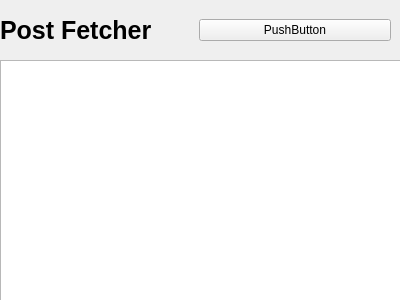
<?xml version="1.0" encoding="UTF-8"?>
<ui version="4.0">
 <class>Widget</class>
 <widget class="QWidget" name="Widget">
  <property name="geometry">
   <rect>
    <x>0</x>
    <y>0</y>
    <width>400</width>
    <height>300</height>
   </rect>
  </property>
  <property name="windowTitle">
   <string>Form</string>
  </property>
  <widget class="QListWidget" name="listWidget">
   <property name="geometry">
    <rect>
     <x>0</x>
     <y>60</y>
     <width>401</width>
     <height>241</height>
    </rect>
   </property>
  </widget>
  <widget class="QWidget" name="">
   <property name="geometry">
    <rect>
     <x>0</x>
     <y>0</y>
     <width>391</width>
     <height>61</height>
    </rect>
   </property>
   <layout class="QHBoxLayout" name="horizontalLayout">
    <item>
     <widget class="QLabel" name="label">
      <property name="font">
       <font>
        <pointsize>19</pointsize>
        <bold>true</bold>
       </font>
      </property>
      <property name="text">
       <string>Post Fetcher</string>
      </property>
     </widget>
    </item>
    <item>
     <widget class="QPushButton" name="pushButton">
      <property name="sizePolicy">
       <sizepolicy hsizetype="Minimum" vsizetype="Fixed">
        <horstretch>0</horstretch>
        <verstretch>0</verstretch>
       </sizepolicy>
      </property>
      <property name="sizeIncrement">
       <size>
        <width>0</width>
        <height>0</height>
       </size>
      </property>
      <property name="text">
       <string>PushButton</string>
      </property>
     </widget>
    </item>
   </layout>
  </widget>
 </widget>
 <resources/>
 <connections/>
</ui>
